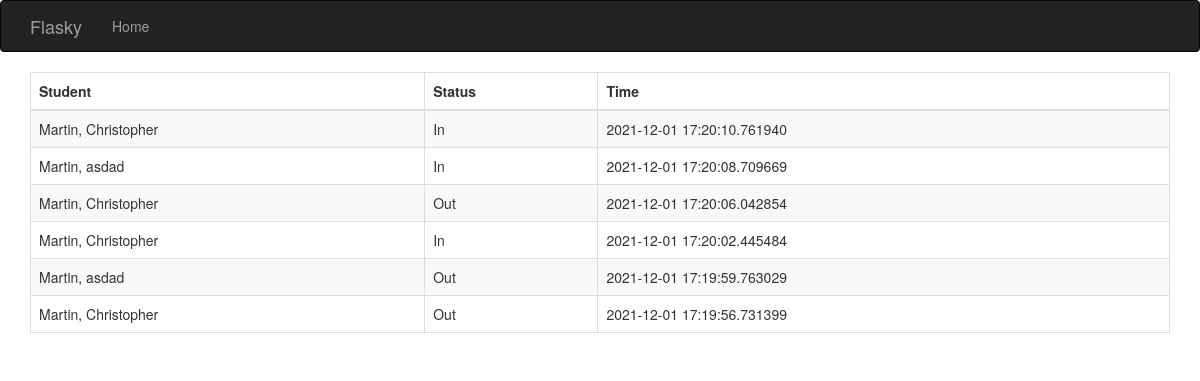
The page /showBathroomLog on the database its author committed.
### app.py (models this page shows)
class BathroomLog(db.Model):
    __tablename__ = 'bathroomlogs'
    num = db.Column(db.Integer, primary_key=True)
    SN = db.Column(db.String(20), unique=False)
    timestamp = db.Column(db.DateTime)
    status =db.Column(db.String(64))

class Student(db.Model):
    __tablename__ = 'students'
    num = db.Column(db.Integer, primary_key=True)
    SN = db.Column(db.String(20), unique=True)
    firstName = db.Column(db.String(64))
    lastName = db.Column(db.String(64))

### app.py (the view)
@app.route('/showBathroomLog', methods=['GET', 'POST'])
def showBathroomLog():
    logdb = db.session.query(BathroomLog, Student).order_by(BathroomLog.num.desc()).filter(BathroomLog.SN == Student.SN).all()
    print(type(logdb))
    log = [{**entry[0].__dict__,  **entry[1].__dict__}for entry in logdb]
    return render_template('showBathroomLog.html', log=log)

### templates/showBathroomLog.html (shortened to what this page needs)
{% extends "base.html" %}
{% import "bootstrap/wtf.html" as wtf %}
{% block page_content %}
<table class="table table-striped table-bordered table-sm">
	<thead>
		<th scope="col"> Student</th>
		<th scope="col"> Status</th>
		<th scope="col"> Time</th>
	</thead>
	<tbody>
    {% for entry in log %}
		<tr>
			<td>{{entry['lastName']}}, {{entry['firstName']}}</td>
			<td>{{entry['status']}}</td>
			<td>{{entry['timestamp']}}</td>
		</tr>
    {% endfor %}
	</tbody>
</table>
{% endblock %}

### rows shown on the page
BathroomLog: lastName "Martin", firstName "Christopher", status "In", timestamp "2021-12-01 17:20:10.761940"
BathroomLog: lastName "Martin", firstName "asdad", status "In", timestamp "2021-12-01 17:20:08.709669"
Student: lastName "Martin" "Martin" "Martin", firstName "Christopher" "Christopher" "Christopher"
BathroomLog: status "Out"
BathroomLog: status "In"
Student: lastName "Martin", firstName "asdad"
BathroomLog: status "Out"
BathroomLog: status "Out"

### other values the page prints
{{ entry['timestamp'] }} "2021-12-01 17:20:06.042854" "2021-12-01 17:20:02.445484" "2021-12-01 17:19:59.763029" "2021-12-01 17:19:56.731399"
